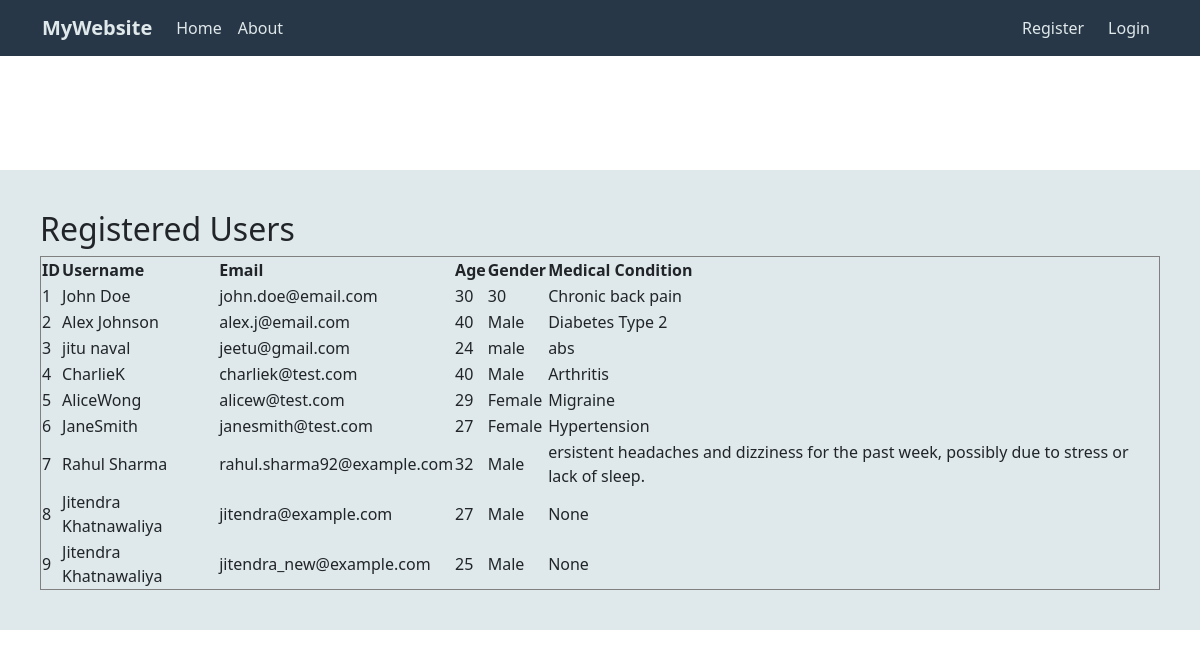
/users, run on an earlier commit of the app's database.
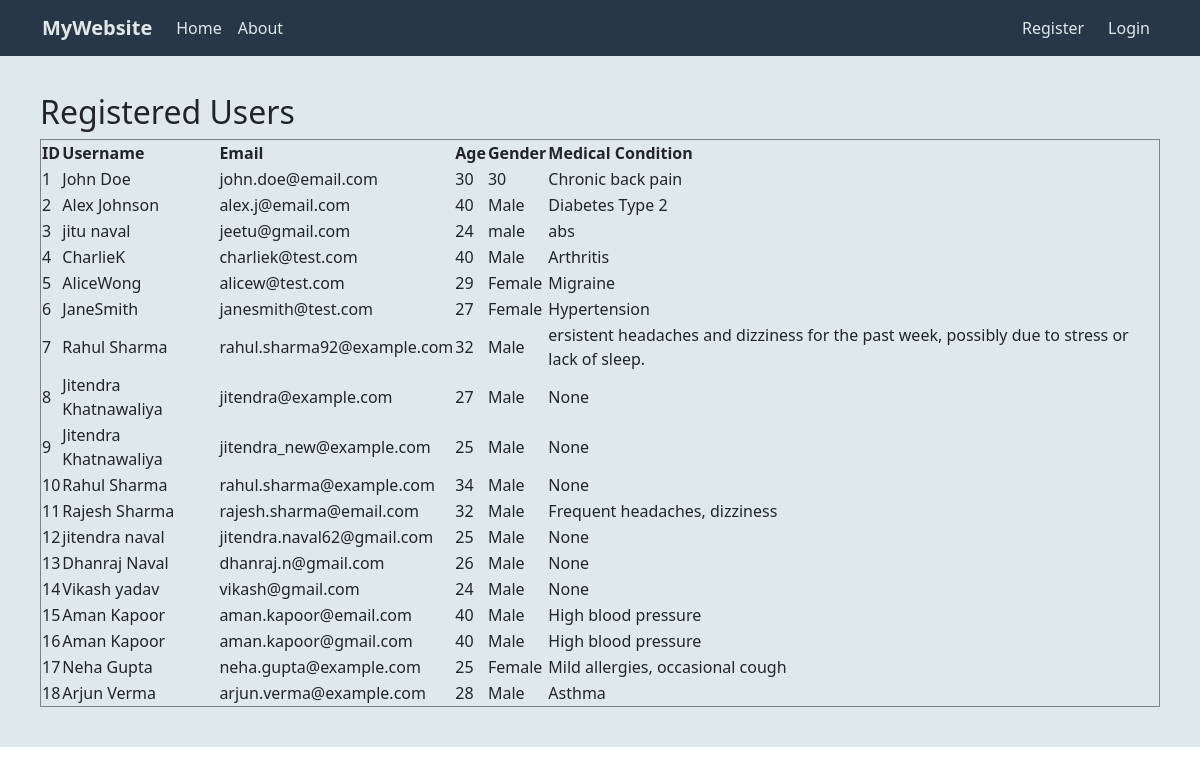
And on a later commit of the database.
### app/models.py (models this page shows, shortened)
class User(db.Model):
    id = db.Column(db.Integer, primary_key=True)
    username = db.Column(db.String(50), nullable=False)
    email = db.Column(db.String(120), unique=True, nullable=False)
    age = db.Column(db.Integer, nullable=False)
    gender = db.Column(db.String(10), nullable=False)
    medical_condition = db.Column(db.Text, nullable=False)
    password = db.Column(db.String(60), nullable=False)

### app/routes.py (the view)
@main.route("/users")
def users():
    users = User.query.all()
    return render_template('users.html', users=users)

### app/templates/users.html
{% extends "layout.html" %}
{% block content %}
<h2>Registered Users</h2>
<table border="1">
    <tr>
        <th>ID</th>
        <th>Username</th>
        <th>Email</th>
        <th>Age</th>
        <th>Gender</th>
        <th>Medical Condition</th>
    </tr>
    {% for user in users %}
    <tr>
        <td>{{ user.id }}</td>
        <td>{{ user.username }}</td>
        <td>{{ user.email }}</td>
        <td>{{ user.age }}</td>
        <td>{{ user.gender }}</td>
        <td>{{ user.medical_condition }}</td>
    </tr>
    {% endfor %}
</table>
{% endblock content %}

### app/templates/layout.html (shortened to what this page needs)
<!DOCTYPE html>
<html lang="en">
<head>
    <link href="https://cdn.jsdelivr.net/npm/bootstrap@5.3.0/dist/css/bootstrap.min.css" rel="stylesheet">
</head>
<body>
    <nav class="navbar navbar-expand-lg navbar-light fixed-top">
        <div class="container">
            <a class="navbar-brand fw-bold" href="/">MyWebsite</a>
            <div class="collapse navbar-collapse" id="navbarNav">
                <ul class="navbar-nav me-auto">
                    <li class="nav-item">
                        <a class="nav-link active" href="/">Home</a>
                    </li>
                    <li class="nav-item">
                        <a class="nav-link" href="/about">About</a>
                    </li>
                </ul>
                <ul class="navbar-nav">
                    <li class="nav-item">
                        <a class="nav-link" href="/register">Register</a>
                    </li>
                    <li class="nav-item">
                        <a class="nav-link btn btn-outline-primary ms-2" href="/login">Login</a>
                    </li>
                </ul>
            </div>
        </div>
    </nav>
    <div class="container-fluid">
        <div class="right-section">
            {% block content %}{% endblock %}
        </div>
    </div>
</body>
</html>

### app/templates/layout.html (style rules this page uses)
body, html { height: 100%; margin: 0; }
.container-fluid { display: flex; align-items: center; justify-content: center; height: 80vh; padding-top: 70px; }
.right-section { flex: 1; margin-top: 90px; padding: 40px; display: flex; flex-direction: column; justify-content: center; background-color: rgb(223, 232, 234); }
.navbar { background-color: rgb(40, 55, 71) !important; backdrop-filter: blur(5px); }
.navbar .navbar-brand, .navbar .nav-link { color: rgb(223, 232, 234) !important; }
.navbar .btn-outline-primary { color: rgb(223, 232, 234) !important; border-color: rgb(223, 232, 234) !important; }
.container-fluid { --bs-gutter-x: 0 !important; }
body, html { overflow: hidden; height: 100%; width: 100%; }
body, html { height: 100%; width: 100%; margin: 0; padding: 0; overflow: hidden; }

What changed in the data, as far as the page shows it:
added User: id "10", username "Rahul Sharma", email "rahul.sharma@example.com", age "34", gender "Male", medical_condition "None"
added User: id "11", username "Rajesh Sharma", email "rajesh.sharma@email.com", age "32", gender "Male", medical_condition "Frequent headaches, dizziness"
added User: id "12", username "jitendra naval", email "jitendra.naval62@gmail.com", age "25", gender "Male", medical_condition "None"
added User: id "13", username "Dhanraj Naval", email "dhanraj.n@gmail.com", age "26", gender "Male", medical_condition "None"
added User: id "14", username "Vikash yadav", email "vikash@gmail.com", age "24", gender "Male", medical_condition "None"
added User: id "15", username "Aman Kapoor", email "aman.kapoor@email.com", age "40", gender "Male", medical_condition "High blood pressure"
added User: id "16", username "Aman Kapoor", email "aman.kapoor@gmail.com", age "40", gender "Male", medical_condition "High blood pressure"
added User: id "17", username "Neha Gupta", email "neha.gupta@example.com", age "25", gender "Female", medical_condition "Mild allergies, occasional cough"
added User: id "18", username "Arjun Verma", email "arjun.verma@example.com", age "28", gender "Male", medical_condition "Asthma"
